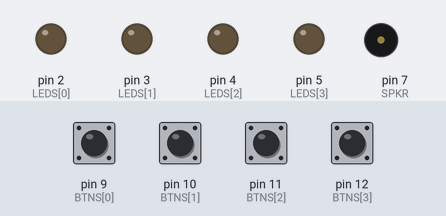
Simulated run of this sketch. Board: Arduino Uno, built with avr-gcc and run on an emulated ATmega328P. Parts: output pins drawn as LEDs (lit = HIGH), buzzer (waves = sounding). The inputs (shaded band) are chosen by the test bench; at power-on: pin 9 (BTNS[0]), pin 10 (BTNS[1]), pin 11 (BTNS[2]), pin 12 (BTNS[3]) LOW.

Above: at 1.6 s.
1.7 s: pin 9 (BTNS[0]) pulled HIGH for 0.5 s
At 2.25 s:
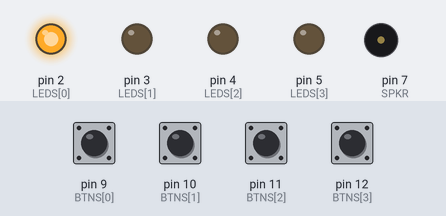
3.9 s: pin 12 (BTNS[3]) pulled HIGH for 0.5 s
At 4.15 s:
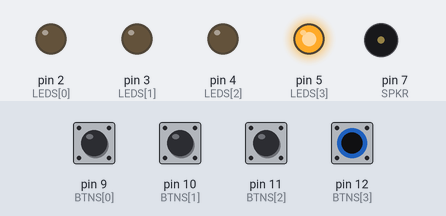
6.2 s: pin 11 (BTNS[2]) pulled HIGH for 1 s
At 6.45 s:
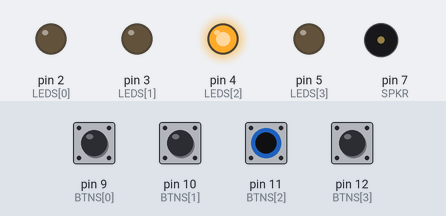
9.2 s: pin 10 (BTNS[1]) pulled HIGH for 0.5 s
At 9.55 s:
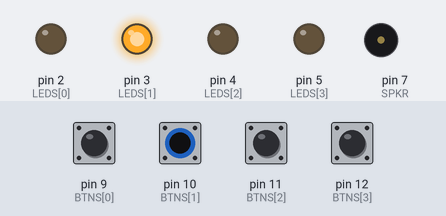
11.2 s: pin 9 (BTNS[0]) driven HIGH and pin 10 (BTNS[1]) driven HIGH
At 11.5 s:
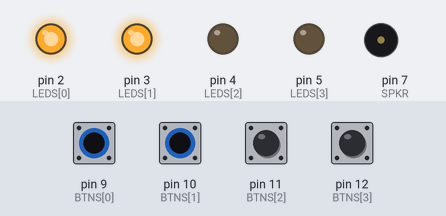
14.2 s: pin 11 (BTNS[2]) pulled HIGH for 0.5 s
At 14.55 s:
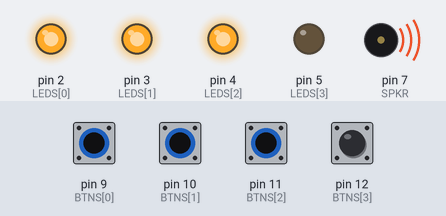
Timing chart, 0 to 18.2 s (numbered marks = the images above; inputs shaded):
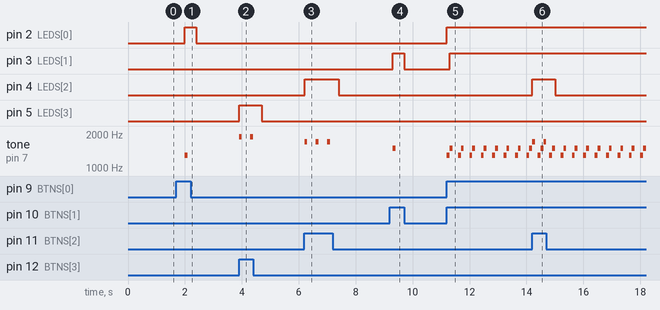

The sketch:

simon001.ino
```cpp
int SPKR = 7;
int LEDS[] = {2, 3, 4, 5};
int BTNS[] = {9, 10, 11, 12};

int FREQS[] = {1300, 1500, 1700, 1900};

void play(int number, int time=0) {
    tone(SPKR, FREQS[number], time);
    digitalWrite(LEDS[number], HIGH);
}
void noplay(int number) {
    noTone(SPKR);
    digitalWrite(LEDS[number], LOW);
}

void setup() {
    for (int i = 0; i < 4; i++) {
        pinMode(LEDS[i], OUTPUT);
        pinMode(BTNS[i], INPUT);
    }
    pinMode(SPKR, OUTPUT);
}

void loop() {
    for (int i = 0; i < 4; i++) {
        int val = digitalRead(BTNS[i]);
        if (val == HIGH) {
            play(i);
        } else {
            noplay(i);
        }
        delay(100);
    }
}
```

Measured:
- after the input at 1.7 s, pin 2 (LEDS[0]): LOW → HIGH after 0.30 s, → LOW 0.40 s later; tone on pin 7 (SPKR): silent → 1300 Hz after 0.30 s, → silent 0.10 s later
- after the input at 3.9 s, pin 5 (LEDS[3]): LOW → HIGH at once, → LOW 0.80 s later; tone on pin 7 (SPKR): alternates 1900 Hz for 0.10 s and silent for 0.30 s, 4 changes in all, then stays silent, starting at once
- after the input at 6.2 s, pin 4 (LEDS[2]): LOW → HIGH at once, → LOW 1.2 s later; tone on pin 7 (SPKR): alternates 1700 Hz for 0.10 s and silent for 0.30 s, 6 changes in all, then stays silent, starting at once
- after the input at 9.2 s, pin 3 (LEDS[1]): LOW → HIGH after 0.10 s, → LOW 0.40 s later; tone on pin 7 (SPKR): silent → 1500 Hz after 0.10 s, → silent 0.10 s later
- after the input at 11.2 s, pin 2 (LEDS[0]): LOW → HIGH at once; pin 3 (LEDS[1]): LOW → HIGH after 0.10 s; tone on pin 7 (SPKR): silent → 1300 Hz at once, then repeats every 0.40 s: 1500 Hz 0.10 s, silent 0.20 s, 1300 Hz 0.10 s
- after the input at 14.2 s, pin 4 (LEDS[2]): LOW → HIGH at once, → LOW 0.80 s later
